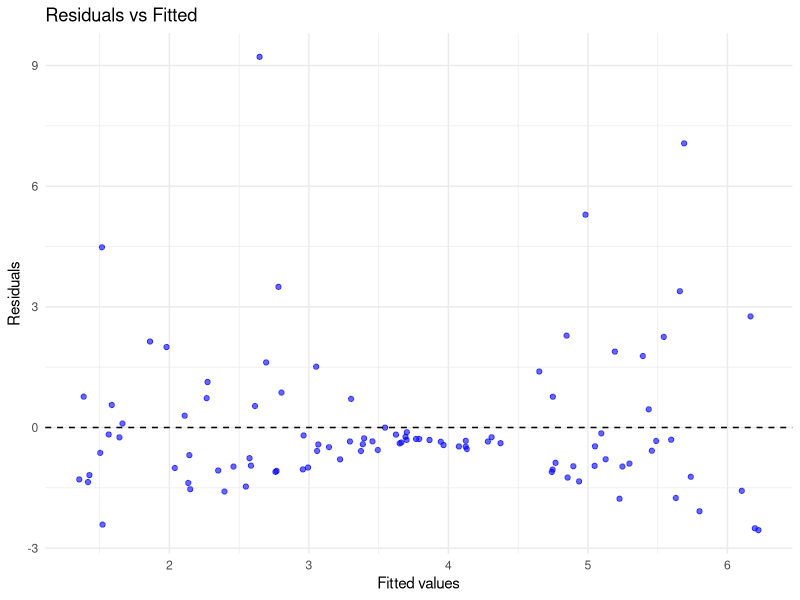
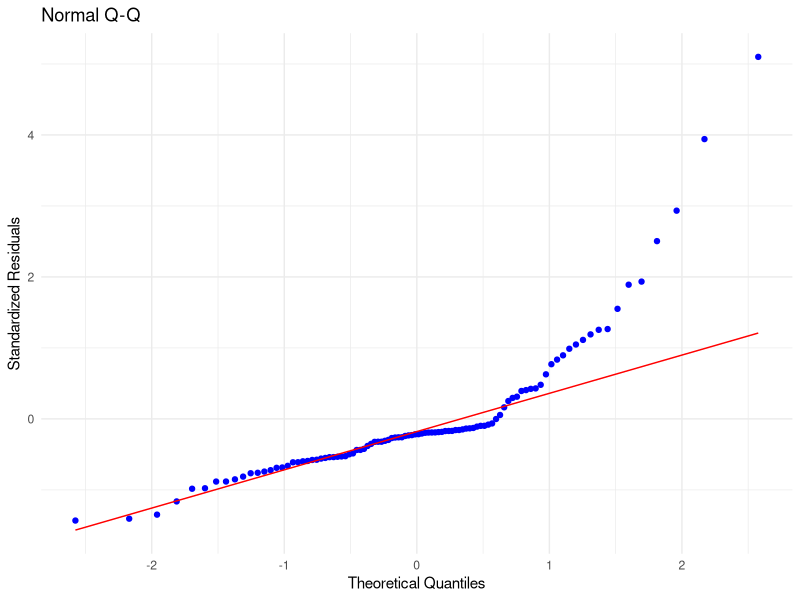
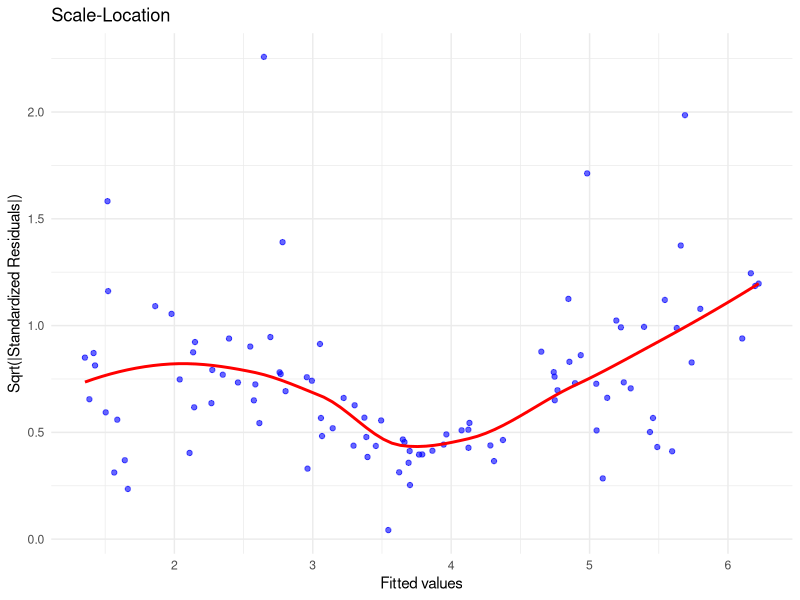
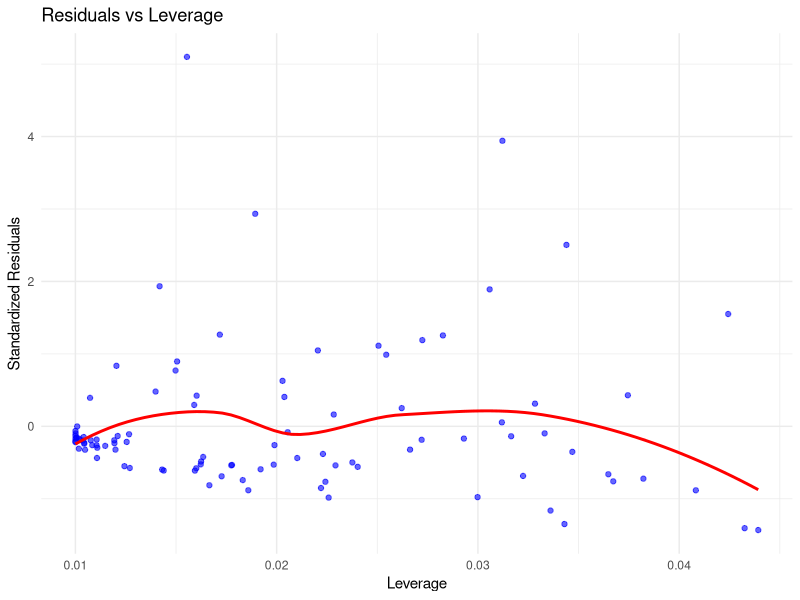
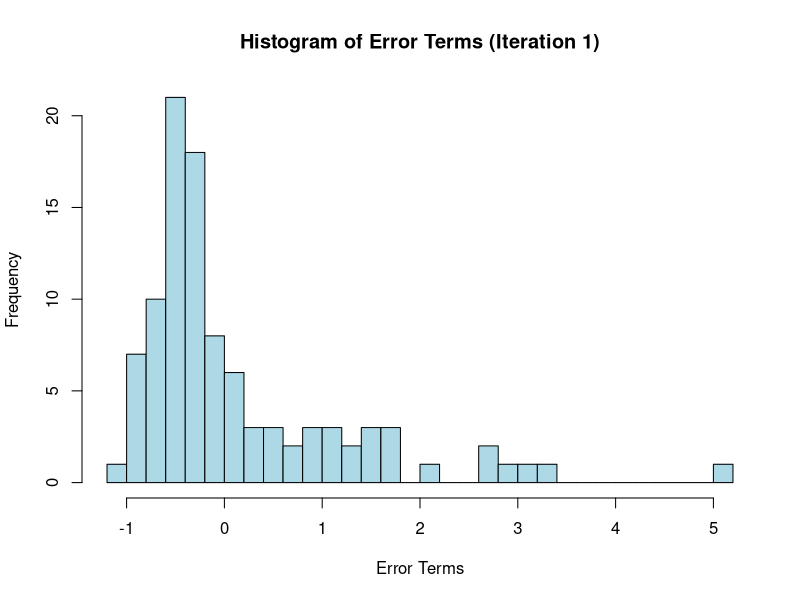
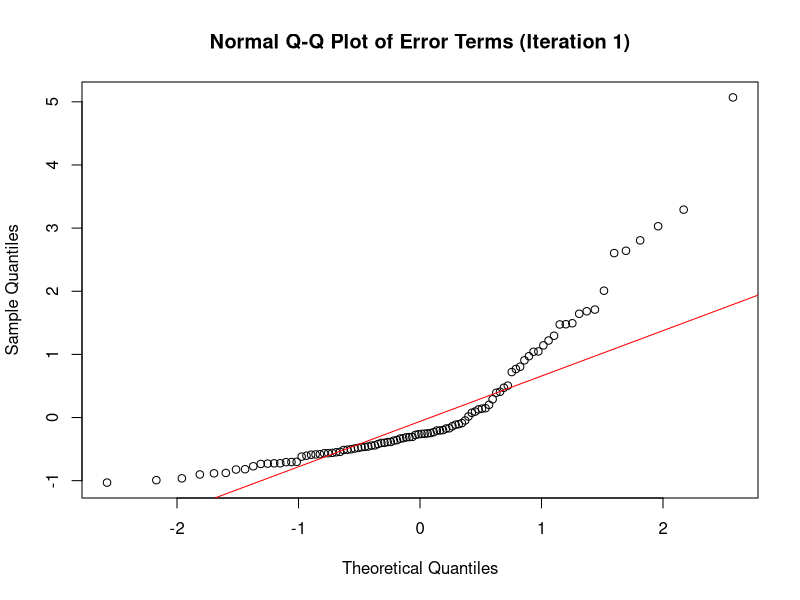
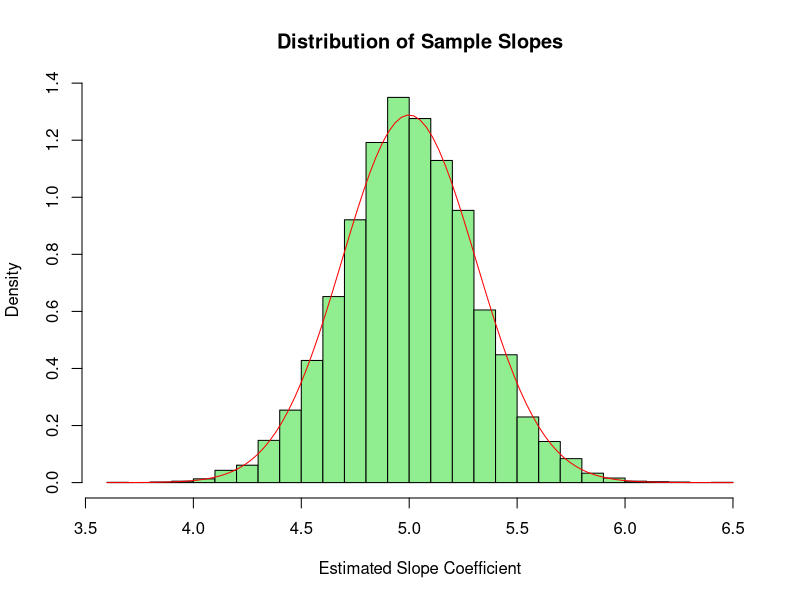
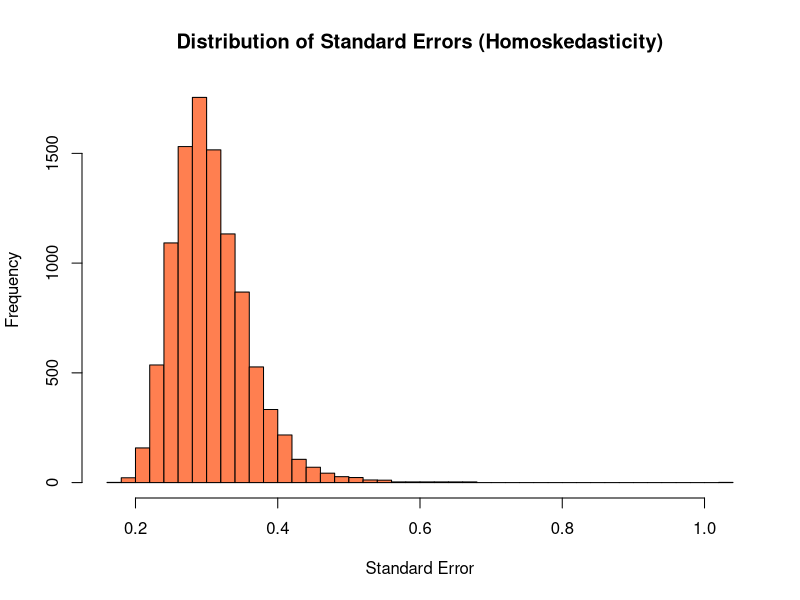

The R source for these figures, in order:
## ---- chunk 1

# install.packages("car")
# install.packages("lmtest")
library(car)
library(lmtest)
library(broom)
library(ggplot2)


# # I created both vectors manually to avoid errors related to data loading/type mismatch 

DATA_X_Y <- data.frame(
  x = c(0.172038167, 0.418466777, 0.054523322, 0.695505929, 0.980692884, 0.607070161, 
        0.011947568, 0.435136626, 0.894557753, 0.83386622, 0.281672534, 0.33573479, 
        0.045642636, 0.8848521, 0.96812355, 0.571297675, 0.716719676, 0.07434831, 
        0.265655909, 0.170830833, 0.724962878, 0.421258879, 0.04217659, 0.619995055, 
        0.765302866, 0.715242532, 0.784955135, 0.272284389, 0.026605156, 0.986976457, 
        0.058915448, 0.559899994, 0.149852436, 0.372403622, 0.295098473, 0.197134535, 
        0.695133297, 0.742518261, 0.825313237, 0.484748986, 0.675808315, 0.7916749, 
        0.355265427, 0.044775931, 0.169300308, 0.795860181, 0.733278047, 0.569696626, 
        0.342122064, 0.482784098, 0.257727252, 0.992103707, 0.353837485, 0.402662357, 
        0.303802435, 0.25241684, 0.404298493, 0.221529326, 0.259792642, 0.234567108, 
        0.878760028, 0.024527291, 0.497956215, 0.693973705, 0.502646435, 0.51743757, 
        0.334757277, 0.018371782, 0.844523574, 0.356896266, 0.212493253, 0.296758583, 
        0.474448235, 0.771659764, 0.872904745, 0.069980517, 0.16414597, 0.137929959, 
        0.442823663, 0.53376598, 0.755756296, 0.855570187, 0.699383936, 0.907087586, 
        0.805959126, 0.388349324, 0.195891048, 0.601747278, 0.469033639, 0.453257746, 
        0.537691873, 0.299450343, 0.476787878, 0.569891095, 0.114090955, 0.756277627, 
        0.484390114, 0.866153744, 0.838347831, 0.423012322),
  y = c(0.615463909, 2.786868902, 1.391114421, 5.513140781, 8.928013838, 4.068108402,
        0.063691378, 3.110613949, 4.511442248, 5.888070504, 4.311799621, 2.764826737,
        -0.892588409, 12.75371213, 4.528309356, 3.595944921, 3.609635666, 1.76275869,
        3.147503883, 1.456565682, 3.93219418, 2.972703801, 0.873412578, 3.984062378,
        4.949698937, 7.131532014, 7.079722233, 11.86116384, 0.244303005, 3.692677683,
        2.147189199, 3.605006326, 1.032537933, 2.655585392, 1.656532377, 3.404987867,
        3.701615913, 10.27326537, 7.169696402, 3.585939694, 6.043443262, 3.455010225,
        2.476542828, 5.997966752, 0.75690345, 4.276901278, 3.597403681, 3.648705215,
        1.998482562, 3.460836761, 1.81163011, 3.672050336, 4.563573561, 2.947486015,
        3.671598776, 1.079755993, 4.014472991, 0.803146673, 1.636552647, 1.488315055,
        9.048456133, 0.059128936, 3.483556904, 3.63638176, 3.505882982, 3.554139102,
        1.916388836, 2.152735695, 5.154818385, 2.645536336, 1.280925658, 1.688439264,
        3.256380613, 4.33833951, 3.877387878, 1.397218401, 2.402945759, 3.980154753,
        2.93424781, 3.59075253, 4.094248288, 7.796327544, 3.890117281, 3.718084517,
        4.400256847, 2.431933865, 2.998349391, 3.934755336, 3.446353977, 3.542439376,
        3.52940814, 6.278667985, 3.289264874, 3.793658899, 3.998930738, 4.583571992,
        3.392036397, 5.292731256, 4.880063631, 3.127386419)
)


# Fit linear model
model <- lm(y ~ x, data = DATA_X_Y)

# Summary of the model
summary(model)

# Diagnostic plots

diagnostics <- augment(model)

# Residuals vs. Fitted
ggplot(diagnostics, aes(.fitted, .resid)) +
  geom_point(color = "blue", alpha = 0.6) +
  geom_hline(yintercept = 0, linetype = "dashed") +
  labs(title = "Residuals vs Fitted", x = "Fitted values", y = "Residuals") +
  theme_minimal()

## ---- chunk 2
# Normal Q-Q
ggplot(diagnostics, aes(sample = .std.resid)) +
  stat_qq(color = "blue") +
  stat_qq_line(color = "red") +
  labs(title = "Normal Q-Q", x = "Theoretical Quantiles", y = "Standardized Residuals") +
  theme_minimal()
## ---- chunk 3
# Scale-Location (Square root of standardized residuals vs. fitted values)
ggplot(diagnostics, aes(.fitted, sqrt(abs(.std.resid)))) +
  geom_point(color = "blue", alpha = 0.6) +
  geom_smooth(se = FALSE, color = "red") +
  labs(title = "Scale-Location", x = "Fitted values", y = "Sqrt(|Standardized Residuals|)") +
  theme_minimal()
## ---- chunk 4
# Residuals vs. Leverage
ggplot(diagnostics, aes(.hat, .std.resid)) +
  geom_point(color = "blue", alpha = 0.6) +
  geom_smooth(se = FALSE, color = "red") +
  labs(title = "Residuals vs Leverage", x = "Leverage", y = "Standardized Residuals") +
  theme_minimal()
## ---- chunk 5
set.seed(123) # For reproducibility
n <- 100
B <- 10000
x <- DATA_X_Y$x
results <- numeric(B)

for (b in 1:B) {
  epsilon <- rnorm(n, mean = 0, sd = sqrt(0.75)) # Normally distributed residuals
  y <- 1 + 5 * x + epsilon # Generate y
  model <- lm(y ~ x) # Fit linear model
  results[b] <- coef(model)[2] # Store the slope estimate
}

# Calculate the coverage of the 80% CI
lower_bound <- quantile(results, 0.1)
upper_bound <- quantile(results, 0.9)
coverage <- mean((lower_bound <= 5) & (upper_bound >= 5)) # True slope is 5
coverage

## ---- chunk 6
set.seed(123) # For reproducibility
n <- 100
B <- 10000
x <- DATA_X_Y$x
results_log_normal <- numeric(B)

for (b in 1:B) {
  epsilon <- rlnorm(n, meanlog = 0, sdlog = 0.5) - 1 # Log-normal residuals, shifted to have mean zero
  y <- 1 + 5 * x + epsilon
  model <- lm(y ~ x)
  results_log_normal[b] <- coef(model)[2]
}

lower_bound_log_normal <- quantile(results_log_normal, 0.1)
upper_bound_log_normal <- quantile(results_log_normal, 0.9)
coverage_log_normal <- mean((lower_bound_log_normal <= 5) & (upper_bound_log_normal >= 5))

# Output
print(c(lower_bound_log_normal, upper_bound_log_normal, coverage_log_normal))

## ---- chunk 7
sample_sizes <- c(50, 100, 200) # Different sample sizes
coverage_results <- numeric(length(sample_sizes))

for (j in 1:length(sample_sizes)) {
  n <- sample_sizes[j]
  results <- numeric(B)
  
  for (b in 1:B) {
    epsilon <- rnorm(n, mean = 0, sd = sqrt(0.75))
    y <- 1 + 5 * x[1:n] + epsilon # Ensure x matches the sample size
    model <- lm(y ~ x[1:n])
    results[b] <- coef(model)[2]
  }
  
  lower_bound <- quantile(results, 0.1)
  upper_bound <- quantile(results, 0.9)
  coverage_results[j] <- mean((lower_bound <= 5) & (upper_bound >= 5))
}

# Output
data.frame(Sample_Size = sample_sizes, Coverage = coverage_results)

## ---- chunk 8
set.seed(123) # For reproducibility
n <- 100
B <- 10000
x <- DATA_X_Y$x
results_with_outliers <- numeric(B)

for (b in 1:B) {
  epsilon <- rnorm(n, mean = 0, sd = sqrt(0.75))
  y <- 1 + 5 * x + epsilon
  
  # Introduce outliers
  if (b %% 100 == 0) { # Introduce outliers every 100 simulations
    y[c(1, n)] <- y[c(1, n)] + c(15, -15) # Adding large positive and negative outliers
  }
  
  model <- lm(y ~ x)
  results_with_outliers[b] <- coef(model)[2]
}

lower_bound_outliers <- quantile(results_with_outliers, 0.1)
upper_bound_outliers <- quantile(results_with_outliers, 0.9)
coverage_outliers <- mean((lower_bound_outliers <= 5) & (upper_bound_outliers >= 5))

# Output
print(c(lower_bound_outliers, upper_bound_outliers, coverage_outliers))

## ---- chunk 9
library(sandwich)
#read in the data
dat = read.csv("xy.csv")
x = dat$x
y = dat$y
n = length(x)



##############
#Population slope and intercept for simulations
############
beta0 = 1
beta1 = 5


##########
#Simulation for d-h
#########

sigma.error = sqrt(.75)
SD.b1.skew = sigma.error/(sqrt(n-1)*sd(x))

nsim = 10000
b1.skew = rep(0, nsim)
se.skew= rep(0, nsim)
se.skew.hc = rep(0, nsim)
Epsilon.skew = matrix(0, n, nsim)

for(i in 1:nsim)
{
  errors = exp(rnorm(n, 0, sqrt(log(1.5)))) - exp(log(1.5)/2)
  Y = beta0 + beta1*x + errors
  lm.temp = lm(Y~x)
  b1.skew[i] = lm.temp$coef[2]
  se.skew[i] = summary(lm.temp)$coef[2,2]
  se.skew.hc[i] = sqrt(diag(vcovHC(lm.temp, type = "HC2")))[2]
  Epsilon.skew[,i] = errors
}

## ---- chunk 10
sigma.error = sqrt(.75)
SD.b1.skew = sigma.error/(sqrt(n-1)*sd(x))

nsim = 10000
b1.skew = rep(0, nsim)
se.skew= rep(0, nsim)
se.skew.hc = rep(0, nsim)
Epsilon.skew = matrix(0, n, nsim)

for(i in 1:nsim)
{
  errors = exp(rnorm(n, 0, sqrt(log(1.5)))) - exp(log(1.5)/2)
  Y = beta0 + beta1*x + errors
  lm.temp = lm(Y~x)
  b1.skew[i] = lm.temp$coef[2]
  se.skew[i] = summary(lm.temp)$coef[2,2]
  se.skew.hc[i] = sqrt(diag(vcovHC(lm.temp, type = "HC2")))[2]
  Epsilon.skew[,i] = errors
}
## ---- chunk 11
# Histogram of error terms from the first iteration
hist(Epsilon.skew[, 1], main = "Histogram of Error Terms (Iteration 1)",
     xlab = "Error Terms", breaks = 40, col = "lightblue")

# Normal Quantile Plot
qqnorm(Epsilon.skew[, 1], main = "Normal Q-Q Plot of Error Terms (Iteration 1)")
qqline(Epsilon.skew[, 1], col = "red")

## ---- chunk 12
# Histogram of estimated slopes
hist(b1.skew, probability = TRUE, main = "Distribution of Sample Slopes",
     xlab = "Estimated Slope Coefficient", col = "lightgreen", breaks = 40)

# Overlay normal density
curve(dnorm(x, mean = mean(b1.skew), sd = sd(b1.skew)), add = TRUE, col = "red")

## ---- chunk 13
# Histogram for se.skew
hist(se.skew, main = "Distribution of Standard Errors (Homoskedasticity)",
     xlab = "Standard Error", col = "coral", breaks = 40)

# Histogram for se.skew.hc
hist(se.skew.hc, main = "Distribution of Standard Errors (Heteroskedasticity Consistent)",
     xlab = "Standard Error", col = "yellow", breaks = 40)

# Check means
mean_se_skew = mean(se.skew)
mean_se_skew_hc = mean(se.skew.hc)

cat("Mean of se.skew:", mean_se_skew, "\n")
cat("Mean of se.skew.hc:", mean_se_skew_hc, "\n")

## ---- chunk 14
# True population slope (replace with the actual value if different)
true_slope = beta1

# Confidence intervals using se.skew
lower_bound_hom = b1.skew - qt(0.975, df = n - 2) * se.skew
upper_bound_hom = b1.skew + qt(0.975, df = n - 2) * se.skew

# Confidence intervals using se.skew.hc
lower_bound_het = b1.skew - qt(0.975, df = n - 2) * se.skew.hc
upper_bound_het = b1.skew + qt(0.975, df = n - 2) * se.skew.hc

## ---- chunk 15
# Coverage calculation
coverage_hom = mean(lower_bound_hom <= true_slope & upper_bound_hom >= true_slope)
coverage_het = mean(lower_bound_het <= true_slope & upper_bound_het >= true_slope)

cat("Coverage using se.skew:", coverage_hom, "\n")
cat("Coverage using se.skew.hc:", coverage_het, "\n")

## ---- chunk 16
Sigma = diag((3.6*sqrt(.75)*abs(x - 1/2)))^2
Xmat = cbind(rep(1,n), x)
SD.b1.het = sqrt((solve(t(Xmat)%*%Xmat)%*%t(Xmat)%*%Sigma%*%Xmat%*%solve(t(Xmat)%*%Xmat))[2,2])

nsim = 10000
b1.het = rep(0, nsim)
se.het = rep(0, nsim)
se.het.hc = rep(0, nsim)
Epsilon.het = matrix(0, n, nsim)
for(i in 1:nsim)
{
  errors = rnorm(n, 0, 3.6*sqrt(.75)*abs(x - 1/2))
  Y = beta0 + beta1*x + errors
  lm.temp = lm(Y~x)
  b1.het[i] = lm.temp$coef[2]
  se.het[i] = summary(lm.temp)$coef[2,2]
  se.het.hc[i] = sqrt(diag(vcovHC(lm.temp, type = "HC2")))[2]
  Epsilon.het[,i] = errors
}
## ---- chunk 17

hist(Epsilon.het[, 1], main = "Histogram of Error Terms (Iteration 1)", xlab = "Error Terms", breaks = 40, col = "lightblue")

# Normal Quantile Plot
qqnorm(Epsilon.het[, 1], main = "Normal Q-Q Plot of Error Terms (Iteration 1)")
qqline(Epsilon.het[, 1], col = "red")

# Histogram of estimated slopes
hist(b1.het, probability = TRUE, main = "Distribution of Sample Slopes", xlab = "Estimated Slope Coefficient", col = "lightgreen", breaks = 40)

# Overlay normal density
curve(dnorm(x, mean = mean(b1.het), sd = sd(b1.het)), add = TRUE, col = "red")

# Histogram for se.het
hist(se.het, main = "Distribution of Standard Errors (Homoskedasticity)", xlab = "Standard Error", col = "lightcoral", breaks = 40)

# Histogram for se.het.hc
hist(se.het.hc, main = "Distribution of Standard Errors (Heteroskedasticity Consistent)", xlab = "Standard Error", col = "lightyellow", breaks = 40)

mean_se_het = mean(se.het)
mean_se_het_hc = mean(se.het.hc)

cat("Mean of se.het:", mean_se_het, "\n")
cat("Mean of se.het.hc:", mean_se_het_hc, "\n")

# True population slope 
true_slope = beta1

# Confidence intervals using se.het
lower_bound_hom_het = b1.het - qt(0.975, df = n - 2) * se.het
upper_bound_hom_het = b1.het + qt(0.975, df = n - 2) * se.het

# Confidence intervals using se.het.hc
lower_bound_het_hc = b1.het - qt(0.975, df = n - 2) * se.het.hc
upper_bound_het_hc = b1.het + qt(0.975, df = n - 2) * se.het.hc

# Coverage calculation
coverage_hom_het = mean(lower_bound_hom_het <= true_slope & upper_bound_hom_het >= true_slope)
coverage_het_hc = mean(lower_bound_het_hc <= true_slope & upper_bound_het_hc >= true_slope)

cat("Coverage using se.het:", coverage_hom_het, "\n")
cat("Coverage using se.het.hc:", coverage_het_hc, "\n")


## ---- chunk 18

plot(x, Epsilon.het[, 1], main = "Scatter Plot of x vs. Epsilon (Iteration 1)", xlab = "x", ylab = "Epsilon", col = "blue", pch = 19, cex=0.8)

## ---- chunk 19
hist(b1.het, probability = TRUE, main = "Distribution of Sample Slopes", xlab = "Estimated Slope Coefficient", col = "lightgreen", breaks = 30)

curve(dnorm(x, mean = mean(b1.het), sd = sd(b1.het)), add = TRUE, col = "red")


## ---- chunk 20

hist(se.het, main = "Distribution of Standard Errors (Homoskedasticity)", xlab = "Standard Error", col = "coral", breaks = 40)

hist(se.het.hc, main = "Distribution of Standard Errors (Heteroskedasticity Consistent)", xlab = "Standard Error", col = "yellow", breaks = 40)

mean_se_het = mean(se.het)
mean_se_het_hc = mean(se.het.hc)

cat("Mean of se.het:", mean_se_het, "\n")
cat("Mean of se.het.hc:", mean_se_het_hc, "\n")
cat("True SD of beta1:", 0.427, "\n")

## ---- chunk 21
true_slope = 5
lower_bound_hom_het = b1.het - qt(0.975, df = n - 2) * se.het
upper_bound_hom_het = b1.het + qt(0.975, df = n - 2) * se.het
lower_bound_het_hc = b1.het - qt(0.975, df = n - 2) * se.het.hc
upper_bound_het_hc = b1.het + qt(0.975, df = n - 2) * se.het.hc
## ---- chunk 22
coverage_hom_het = mean(lower_bound_hom_het <= true_slope & upper_bound_hom_het >= true_slope)
coverage_het_hc = mean(lower_bound_het_hc <= true_slope & upper_bound_het_hc >= true_slope)

cat("Coverage using se.het:", coverage_hom_het, "\n")
cat("Coverage using se.het.hc:", coverage_het_hc, "\n")
